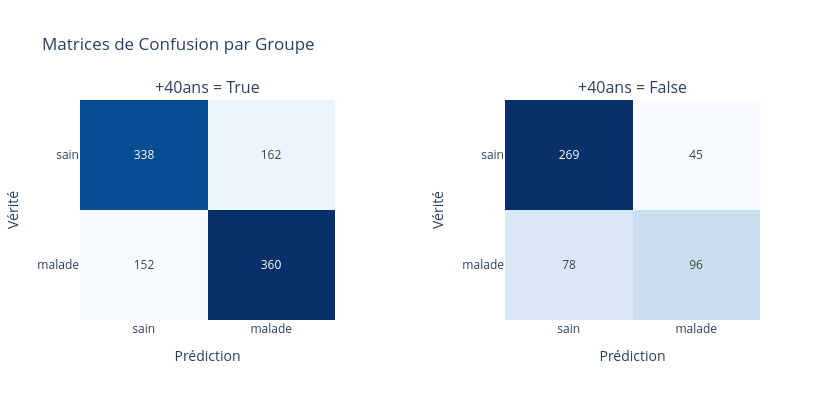

Write notebook code for a chart like this one.
### Code cell
preddf['+40ans'] = preddf['Patient Age'] >= 40
plot_confusion_matrices_side_by_side(
    df=preddf,
    group_column='+40ans',
    labels=["sain", "malade"],
)

### Figure 1 — Plotly figure (JSON) as saved in the notebook; plotly's stock layout.template omitted (floating-point values rounded to 4 significant figures)
{"data": [{"colorscale": [[0, "rgb(247,251,255)"], [0.125, "rgb(222,235,247)"], [0.25, "rgb(198,219,239)"], [0.375, "rgb(158,202,225)"], [0.5, "rgb(107,174,214)"], [0.625, "rgb(66,146,198)"], [0.75, "rgb(33,113,181)"], [0.875, "rgb(8,81,156)"], [1, "rgb(8,48,107)"]], "hoverinfo": "z", "showscale": false, "text": [["338", "162"], ["152", "360"]], "texttemplate": "%{text}", "type": "heatmap", "x": ["sain", "malade"], "xaxis": "x", "y": ["sain", "malade"], "yaxis": "y", "z": [[338, 162], [152, 360]], "zmin": 0}, {"colorscale": [[0, "rgb(247,251,255)"], [0.125, "rgb(222,235,247)"], [0.25, "rgb(198,219,239)"], [0.375, "rgb(158,202,225)"], [0.5, "rgb(107,174,214)"], [0.625, "rgb(66,146,198)"], [0.75, "rgb(33,113,181)"], [0.875, "rgb(8,81,156)"], [1, "rgb(8,48,107)"]], "hoverinfo": "z", "showscale": false, "text": [["269", "45"], ["78", "96"]], "texttemplate": "%{text}", "type": "heatmap", "x": ["sain", "malade"], "xaxis": "x2", "y": ["sain", "malade"], "yaxis": "y2", "z": [[269, 45], [78, 96]], "zmin": 0}], "layout": {"annotations": [{"font": {"size": 16}, "showarrow": false, "text": "+40ans = True", "x": 0.1875, "xanchor": "center", "xref": "paper", "y": 1, "yanchor": "bottom", "yref": "paper"}, {"font": {"size": 16}, "showarrow": false, "text": "+40ans = False", "x": 0.8125, "xanchor": "center", "xref": "paper", "y": 1, "yanchor": "bottom", "yref": "paper"}], "height": 400, "title": {"text": "Matrices de Confusion par Groupe"}, "width": 840, "xaxis": {"anchor": "y", "domain": [0, 0.375], "title": {"text": "Prédiction"}}, "xaxis2": {"anchor": "y2", "domain": [0.625, 1], "title": {"text": "Prédiction"}}, "yaxis": {"anchor": "x", "autorange": "reversed", "domain": [0, 1], "title": {"text": "Vérité"}}, "yaxis2": {"anchor": "x2", "autorange": "reversed", "domain": [0, 1], "title": {"text": "Vérité"}}}}
